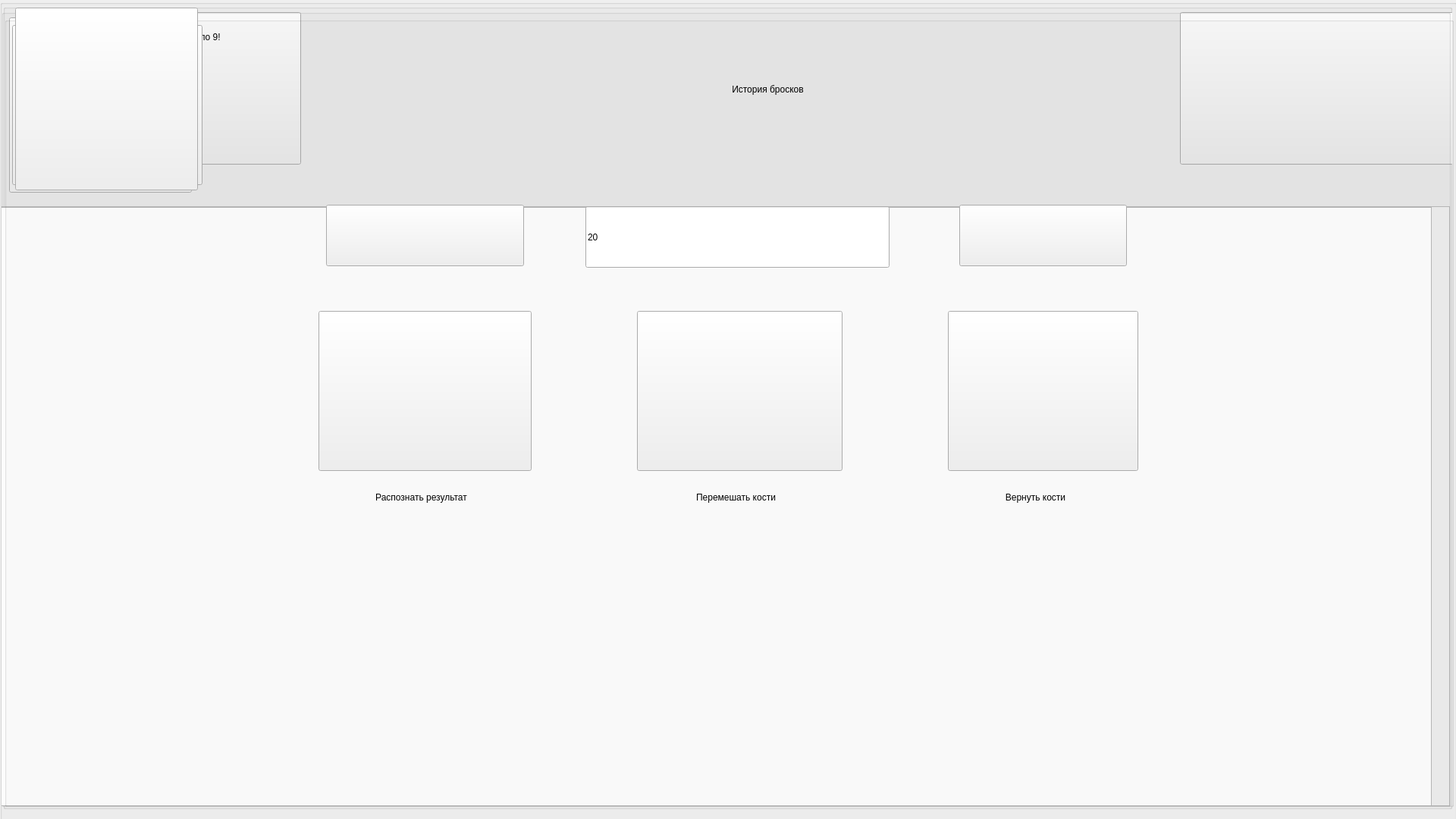
<?xml version="1.0" encoding="UTF-8"?>
<ui version="4.0">
 <class>Form</class>
 <widget class="QWidget" name="Form">
  <property name="geometry">
   <rect>
    <x>0</x>
    <y>0</y>
    <width>1920</width>
    <height>1080</height>
   </rect>
  </property>
  <property name="sizePolicy">
   <sizepolicy hsizetype="Expanding" vsizetype="Expanding">
    <horstretch>0</horstretch>
    <verstretch>0</verstretch>
   </sizepolicy>
  </property>
  <property name="windowTitle">
   <string>Form</string>
  </property>
  <widget class="QGroupBox" name="start_group">
   <property name="geometry">
    <rect>
     <x>4</x>
     <y>6</y>
     <width>1911</width>
     <height>1061</height>
    </rect>
   </property>
   <property name="title">
    <string/>
   </property>
   <widget class="QPushButton" name="del_n">
    <property name="geometry">
     <rect>
      <x>1733</x>
      <y>880</y>
      <width>161</width>
      <height>171</height>
     </rect>
    </property>
    <property name="sizePolicy">
     <sizepolicy hsizetype="Ignored" vsizetype="Minimum">
      <horstretch>0</horstretch>
      <verstretch>0</verstretch>
     </sizepolicy>
    </property>
    <property name="text">
     <string/>
    </property>
    <property name="icon">
     <iconset>
      <normaloff>../../Downloads/delete.png</normaloff>../../Downloads/delete.png</iconset>
    </property>
    <property name="iconSize">
     <size>
      <width>100</width>
      <height>100</height>
     </size>
    </property>
   </widget>
   <widget class="QPushButton" name="b1">
    <property name="geometry">
     <rect>
      <x>192</x>
      <y>880</y>
      <width>171</width>
      <height>171</height>
     </rect>
    </property>
    <property name="sizePolicy">
     <sizepolicy hsizetype="Ignored" vsizetype="Minimum">
      <horstretch>0</horstretch>
      <verstretch>0</verstretch>
     </sizepolicy>
    </property>
    <property name="styleSheet">
     <string notr="true">font: 20pt &quot;Arial&quot;;</string>
    </property>
    <property name="text">
     <string>1</string>
    </property>
   </widget>
   <widget class="QPushButton" name="start_btn">
    <property name="geometry">
     <rect>
      <x>562</x>
      <y>370</y>
      <width>801</width>
      <height>341</height>
     </rect>
    </property>
    <property name="text">
     <string/>
    </property>
    <property name="icon">
     <iconset>
      <normaloff>../../Downloads/free-icon-play-arrow-triangle-in-circular-button-outline-60618.png</normaloff>../../Downloads/free-icon-play-arrow-triangle-in-circular-button-outline-60618.png</iconset>
    </property>
    <property name="iconSize">
     <size>
      <width>100</width>
      <height>100</height>
     </size>
    </property>
   </widget>
   <widget class="QPushButton" name="history">
    <property name="geometry">
     <rect>
      <x>22</x>
      <y>10</y>
      <width>371</width>
      <height>201</height>
     </rect>
    </property>
    <property name="text">
     <string/>
    </property>
    <property name="icon">
     <iconset>
      <normaloff>../../Downloads/free-icon-history-3821174.png</normaloff>../../Downloads/free-icon-history-3821174.png</iconset>
    </property>
    <property name="iconSize">
     <size>
      <width>200</width>
      <height>200</height>
     </size>
    </property>
   </widget>
   <widget class="QPushButton" name="settings">
    <property name="geometry">
     <rect>
      <x>1552</x>
      <y>10</y>
      <width>361</width>
      <height>201</height>
     </rect>
    </property>
    <property name="text">
     <string/>
    </property>
    <property name="icon">
     <iconset>
      <normaloff>../../Downloads/free-icon-settings-126472.png</normaloff>../../Downloads/free-icon-settings-126472.png</iconset>
    </property>
    <property name="iconSize">
     <size>
      <width>200</width>
      <height>200</height>
     </size>
    </property>
   </widget>
   <widget class="QPushButton" name="inf_btn">
    <property name="geometry">
     <rect>
      <x>592</x>
      <y>750</y>
      <width>731</width>
      <height>211</height>
     </rect>
    </property>
    <property name="text">
     <string/>
    </property>
    <property name="icon">
     <iconset>
      <normaloff>../../Downloads/infinity.png</normaloff>../../Downloads/infinity.png</iconset>
    </property>
    <property name="iconSize">
     <size>
      <width>60</width>
      <height>60</height>
     </size>
    </property>
   </widget>
   <widget class="QPushButton" name="b0">
    <property name="geometry">
     <rect>
      <x>1</x>
      <y>880</y>
      <width>191</width>
      <height>171</height>
     </rect>
    </property>
    <property name="sizePolicy">
     <sizepolicy hsizetype="Ignored" vsizetype="Minimum">
      <horstretch>0</horstretch>
      <verstretch>0</verstretch>
     </sizepolicy>
    </property>
    <property name="styleSheet">
     <string notr="true">font: 20pt &quot;Arial&quot;;</string>
    </property>
    <property name="text">
     <string>0</string>
    </property>
   </widget>
   <widget class="QPushButton" name="b2">
    <property name="geometry">
     <rect>
      <x>360</x>
      <y>880</y>
      <width>161</width>
      <height>171</height>
     </rect>
    </property>
    <property name="sizePolicy">
     <sizepolicy hsizetype="Ignored" vsizetype="Minimum">
      <horstretch>0</horstretch>
      <verstretch>0</verstretch>
     </sizepolicy>
    </property>
    <property name="styleSheet">
     <string notr="true">font: 20pt &quot;Arial&quot;;</string>
    </property>
    <property name="text">
     <string>2</string>
    </property>
   </widget>
   <widget class="QPushButton" name="b3">
    <property name="geometry">
     <rect>
      <x>520</x>
      <y>880</y>
      <width>181</width>
      <height>171</height>
     </rect>
    </property>
    <property name="sizePolicy">
     <sizepolicy hsizetype="Ignored" vsizetype="Minimum">
      <horstretch>0</horstretch>
      <verstretch>0</verstretch>
     </sizepolicy>
    </property>
    <property name="styleSheet">
     <string notr="true">font: 20pt &quot;Arial&quot;;</string>
    </property>
    <property name="text">
     <string>3</string>
    </property>
   </widget>
   <widget class="QPushButton" name="b4">
    <property name="geometry">
     <rect>
      <x>700</x>
      <y>880</y>
      <width>171</width>
      <height>171</height>
     </rect>
    </property>
    <property name="sizePolicy">
     <sizepolicy hsizetype="Ignored" vsizetype="Minimum">
      <horstretch>0</horstretch>
      <verstretch>0</verstretch>
     </sizepolicy>
    </property>
    <property name="styleSheet">
     <string notr="true">font: 20pt &quot;Arial&quot;;</string>
    </property>
    <property name="text">
     <string>4</string>
    </property>
   </widget>
   <widget class="QPushButton" name="b5">
    <property name="geometry">
     <rect>
      <x>870</x>
      <y>880</y>
      <width>181</width>
      <height>171</height>
     </rect>
    </property>
    <property name="sizePolicy">
     <sizepolicy hsizetype="Ignored" vsizetype="Minimum">
      <horstretch>0</horstretch>
      <verstretch>0</verstretch>
     </sizepolicy>
    </property>
    <property name="styleSheet">
     <string notr="true">font: 20pt &quot;Arial&quot;;</string>
    </property>
    <property name="text">
     <string>5</string>
    </property>
   </widget>
   <widget class="QPushButton" name="b6">
    <property name="geometry">
     <rect>
      <x>1050</x>
      <y>880</y>
      <width>161</width>
      <height>171</height>
     </rect>
    </property>
    <property name="sizePolicy">
     <sizepolicy hsizetype="Ignored" vsizetype="Minimum">
      <horstretch>0</horstretch>
      <verstretch>0</verstretch>
     </sizepolicy>
    </property>
    <property name="styleSheet">
     <string notr="true">font: 20pt &quot;Arial&quot;;</string>
    </property>
    <property name="text">
     <string>6</string>
    </property>
   </widget>
   <widget class="QPushButton" name="b7">
    <property name="geometry">
     <rect>
      <x>1210</x>
      <y>880</y>
      <width>161</width>
      <height>171</height>
     </rect>
    </property>
    <property name="sizePolicy">
     <sizepolicy hsizetype="Ignored" vsizetype="Minimum">
      <horstretch>0</horstretch>
      <verstretch>0</verstretch>
     </sizepolicy>
    </property>
    <property name="styleSheet">
     <string notr="true">font: 20pt &quot;Arial&quot;;</string>
    </property>
    <property name="text">
     <string>7</string>
    </property>
   </widget>
   <widget class="QPushButton" name="b8">
    <property name="geometry">
     <rect>
      <x>1370</x>
      <y>880</y>
      <width>181</width>
      <height>171</height>
     </rect>
    </property>
    <property name="sizePolicy">
     <sizepolicy hsizetype="Ignored" vsizetype="Minimum">
      <horstretch>0</horstretch>
      <verstretch>0</verstretch>
     </sizepolicy>
    </property>
    <property name="styleSheet">
     <string notr="true">font: 20pt &quot;Arial&quot;;</string>
    </property>
    <property name="text">
     <string>8</string>
    </property>
   </widget>
   <widget class="QPushButton" name="b9">
    <property name="geometry">
     <rect>
      <x>1550</x>
      <y>880</y>
      <width>181</width>
      <height>171</height>
     </rect>
    </property>
    <property name="sizePolicy">
     <sizepolicy hsizetype="Ignored" vsizetype="Minimum">
      <horstretch>0</horstretch>
      <verstretch>0</verstretch>
     </sizepolicy>
    </property>
    <property name="styleSheet">
     <string notr="true">font: 20pt &quot;Arial&quot;;</string>
    </property>
    <property name="text">
     <string>9</string>
    </property>
   </widget>
  </widget>
  <widget class="QGroupBox" name="history_group">
   <property name="enabled">
    <bool>true</bool>
   </property>
   <property name="geometry">
    <rect>
     <x>2</x>
     <y>13</y>
     <width>1911</width>
     <height>1051</height>
    </rect>
   </property>
   <property name="title">
    <string/>
   </property>
   <widget class="QPushButton" name="hist_home">
    <property name="geometry">
     <rect>
      <x>10</x>
      <y>10</y>
      <width>241</width>
      <height>231</height>
     </rect>
    </property>
    <property name="text">
     <string/>
    </property>
    <property name="icon">
     <iconset>
      <normaloff>../../Downloads/free-icon-left-arrow-5398100.png</normaloff>../../Downloads/free-icon-left-arrow-5398100.png</iconset>
    </property>
    <property name="iconSize">
     <size>
      <width>200</width>
      <height>200</height>
     </size>
    </property>
   </widget>
   <widget class="QLabel" name="label_12">
    <property name="geometry">
     <rect>
      <x>290</x>
      <y>19</y>
      <width>1441</width>
      <height>171</height>
     </rect>
    </property>
    <property name="styleSheet">
     <string notr="true">font: 30pt &quot;Mongolian Baiti&quot;;</string>
    </property>
    <property name="text">
     <string>История бросков</string>
    </property>
    <property name="alignment">
     <set>Qt::AlignCenter</set>
    </property>
   </widget>
   <widget class="QScrollArea" name="scrollwidget">
    <property name="geometry">
     <rect>
      <x>-1</x>
      <y>259</y>
      <width>1911</width>
      <height>791</height>
     </rect>
    </property>
    <property name="widgetResizable">
     <bool>true</bool>
    </property>
    <widget class="QWidget" name="scrollAreaWidgetContents_6">
     <property name="geometry">
      <rect>
       <x>0</x>
       <y>0</y>
       <width>1909</width>
       <height>789</height>
      </rect>
     </property>
     <widget class="QTableWidget" name="table_">
      <property name="geometry">
       <rect>
        <x>-5</x>
        <y>0</y>
        <width>1891</width>
        <height>961</height>
       </rect>
      </property>
     </widget>
    </widget>
   </widget>
  </widget>
  <widget class="QGroupBox" name="result_group">
   <property name="geometry">
    <rect>
     <x>6</x>
     <y>23</y>
     <width>1911</width>
     <height>1041</height>
    </rect>
   </property>
   <property name="title">
    <string/>
   </property>
   <widget class="QLabel" name="photo_label">
    <property name="geometry">
     <rect>
      <x>90</x>
      <y>60</y>
      <width>301</width>
      <height>211</height>
     </rect>
    </property>
    <property name="text">
     <string/>
    </property>
    <property name="pixmap">
     <pixmap>../../Downloads/6255053079.jpg</pixmap>
    </property>
    <property name="scaledContents">
     <bool>true</bool>
    </property>
   </widget>
   <widget class="QLabel" name="res_label">
    <property name="geometry">
     <rect>
      <x>140</x>
      <y>10</y>
      <width>201</width>
      <height>31</height>
     </rect>
    </property>
    <property name="styleSheet">
     <string notr="true">font: 10pt &quot;MS Shell Dlg 2&quot;;</string>
    </property>
    <property name="text">
     <string>У вас выпало 9!</string>
    </property>
    <property name="alignment">
     <set>Qt::AlignCenter</set>
    </property>
   </widget>
   <widget class="QPushButton" name="res_home">
    <property name="geometry">
     <rect>
      <x>10</x>
      <y>10</y>
      <width>251</width>
      <height>211</height>
     </rect>
    </property>
    <property name="text">
     <string/>
    </property>
    <property name="icon">
     <iconset>
      <normaloff>../../Downloads/free-icon-left-arrow-5398100.png</normaloff>../../Downloads/free-icon-left-arrow-5398100.png</iconset>
    </property>
    <property name="iconSize">
     <size>
      <width>200</width>
      <height>200</height>
     </size>
    </property>
   </widget>
  </widget>
  <widget class="QGroupBox" name="settings_group">
   <property name="geometry">
    <rect>
     <x>0</x>
     <y>0</y>
     <width>1921</width>
     <height>1111</height>
    </rect>
   </property>
   <property name="styleSheet">
    <string notr="true">font: 75 10pt &quot;Myanmar Text&quot;;</string>
   </property>
   <property name="title">
    <string/>
   </property>
   <widget class="QPushButton" name="camera_test">
    <property name="geometry">
     <rect>
      <x>420</x>
      <y>410</y>
      <width>281</width>
      <height>211</height>
     </rect>
    </property>
    <property name="text">
     <string/>
    </property>
    <property name="icon">
     <iconset>
      <normaloff>../../Downloads/free-icon-camera-685655.png</normaloff>../../Downloads/free-icon-camera-685655.png</iconset>
    </property>
    <property name="iconSize">
     <size>
      <width>100</width>
      <height>100</height>
     </size>
    </property>
   </widget>
   <widget class="QPushButton" name="baraban_test">
    <property name="geometry">
     <rect>
      <x>840</x>
      <y>410</y>
      <width>271</width>
      <height>211</height>
     </rect>
    </property>
    <property name="text">
     <string/>
    </property>
    <property name="icon">
     <iconset>
      <normaloff>../../Downloads/free-icon-spiral-3230844.png</normaloff>../../Downloads/free-icon-spiral-3230844.png</iconset>
    </property>
    <property name="iconSize">
     <size>
      <width>100</width>
      <height>100</height>
     </size>
    </property>
   </widget>
   <widget class="QPushButton" name="return_test">
    <property name="geometry">
     <rect>
      <x>1250</x>
      <y>410</y>
      <width>251</width>
      <height>211</height>
     </rect>
    </property>
    <property name="text">
     <string/>
    </property>
    <property name="icon">
     <iconset>
      <normaloff>../../Downloads/restart.png</normaloff>../../Downloads/restart.png</iconset>
    </property>
    <property name="iconSize">
     <size>
      <width>100</width>
      <height>100</height>
     </size>
    </property>
   </widget>
   <widget class="QLineEdit" name="time_run">
    <property name="geometry">
     <rect>
      <x>772</x>
      <y>272</y>
      <width>401</width>
      <height>81</height>
     </rect>
    </property>
    <property name="styleSheet">
     <string notr="true">font: 30pt &quot;Agency FB&quot;;</string>
    </property>
    <property name="text">
     <string>20</string>
    </property>
    <property name="readOnly">
     <bool>true</bool>
    </property>
   </widget>
   <widget class="QLabel" name="label_4">
    <property name="geometry">
     <rect>
      <x>350</x>
      <y>630</y>
      <width>411</width>
      <height>51</height>
     </rect>
    </property>
    <property name="styleSheet">
     <string notr="true">font: 75 20pt &quot;MS Shell Dlg 2&quot;;</string>
    </property>
    <property name="text">
     <string>Распознать результат</string>
    </property>
    <property name="alignment">
     <set>Qt::AlignCenter</set>
    </property>
   </widget>
   <widget class="QLabel" name="label_5">
    <property name="geometry">
     <rect>
      <x>800</x>
      <y>630</y>
      <width>341</width>
      <height>51</height>
     </rect>
    </property>
    <property name="styleSheet">
     <string notr="true">font: 75 20pt &quot;MS Shell Dlg 2&quot;;</string>
    </property>
    <property name="text">
     <string>Перемешать кости</string>
    </property>
    <property name="alignment">
     <set>Qt::AlignCenter</set>
    </property>
   </widget>
   <widget class="QLabel" name="label_6">
    <property name="geometry">
     <rect>
      <x>1180</x>
      <y>630</y>
      <width>371</width>
      <height>51</height>
     </rect>
    </property>
    <property name="styleSheet">
     <string notr="true">font: 75 20pt &quot;MS Shell Dlg 2&quot;;</string>
    </property>
    <property name="text">
     <string>Вернуть кости</string>
    </property>
    <property name="alignment">
     <set>Qt::AlignCenter</set>
    </property>
   </widget>
   <widget class="QPushButton" name="right_btn">
    <property name="geometry">
     <rect>
      <x>1265</x>
      <y>270</y>
      <width>221</width>
      <height>81</height>
     </rect>
    </property>
    <property name="text">
     <string/>
    </property>
    <property name="icon">
     <iconset>
      <normaloff>../../Downloads/free-icon-right-arrow-109617.png</normaloff>../../Downloads/free-icon-right-arrow-109617.png</iconset>
    </property>
    <property name="iconSize">
     <size>
      <width>50</width>
      <height>50</height>
     </size>
    </property>
   </widget>
   <widget class="QPushButton" name="left_btn">
    <property name="geometry">
     <rect>
      <x>430</x>
      <y>270</y>
      <width>261</width>
      <height>81</height>
     </rect>
    </property>
    <property name="text">
     <string/>
    </property>
    <property name="icon">
     <iconset>
      <normaloff>../../Downloads/free-icon-left-arrow-109618.png</normaloff>../../Downloads/free-icon-left-arrow-109618.png</iconset>
    </property>
    <property name="iconSize">
     <size>
      <width>50</width>
      <height>50</height>
     </size>
    </property>
   </widget>
   <widget class="QPushButton" name="s_home">
    <property name="geometry">
     <rect>
      <x>20</x>
      <y>10</y>
      <width>241</width>
      <height>241</height>
     </rect>
    </property>
    <property name="text">
     <string/>
    </property>
    <property name="icon">
     <iconset>
      <normaloff>../../Downloads/free-icon-left-arrow-5398100.png</normaloff>../../Downloads/free-icon-left-arrow-5398100.png</iconset>
    </property>
    <property name="iconSize">
     <size>
      <width>200</width>
      <height>200</height>
     </size>
    </property>
   </widget>
  </widget>
 </widget>
 <resources/>
 <connections/>
</ui>
